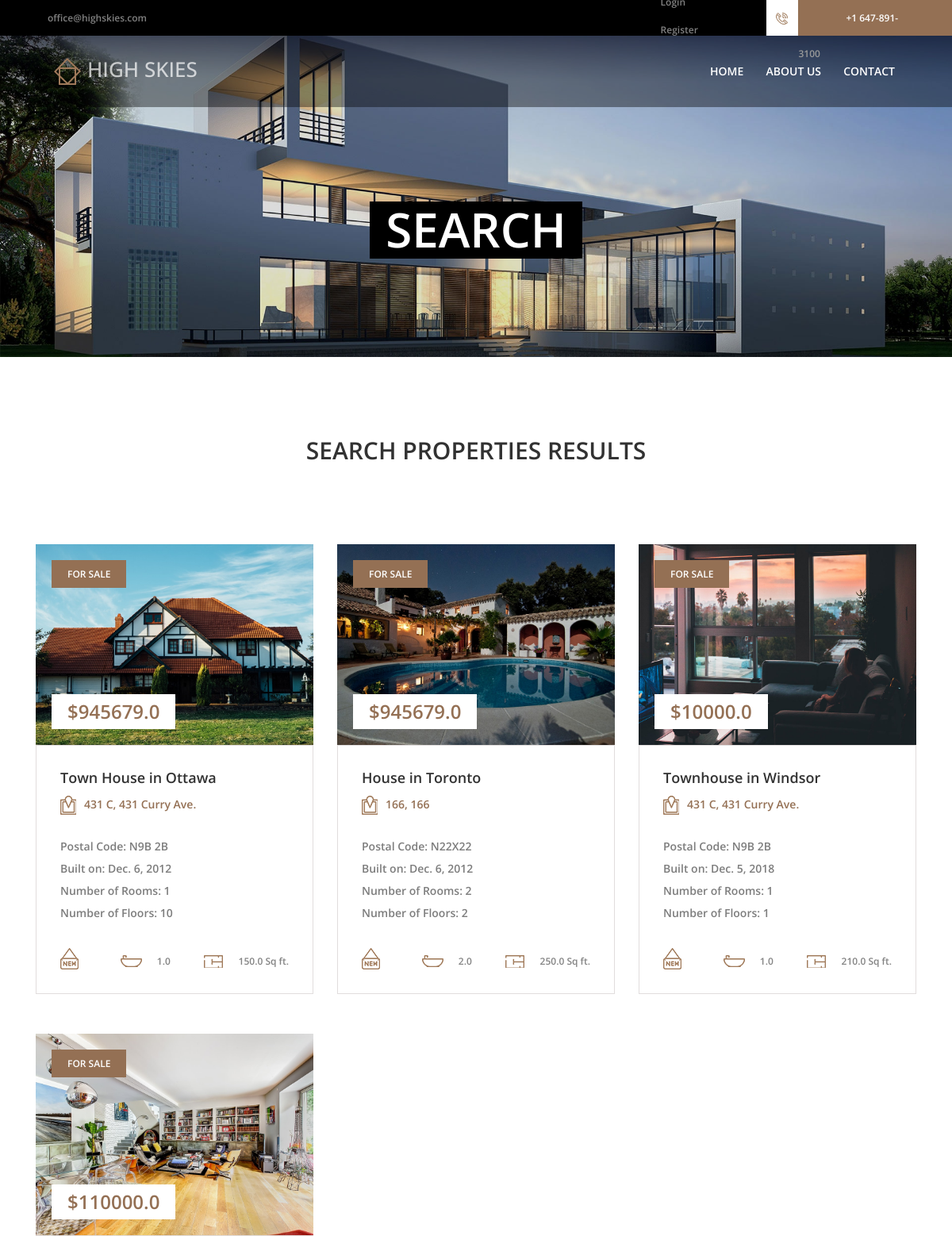
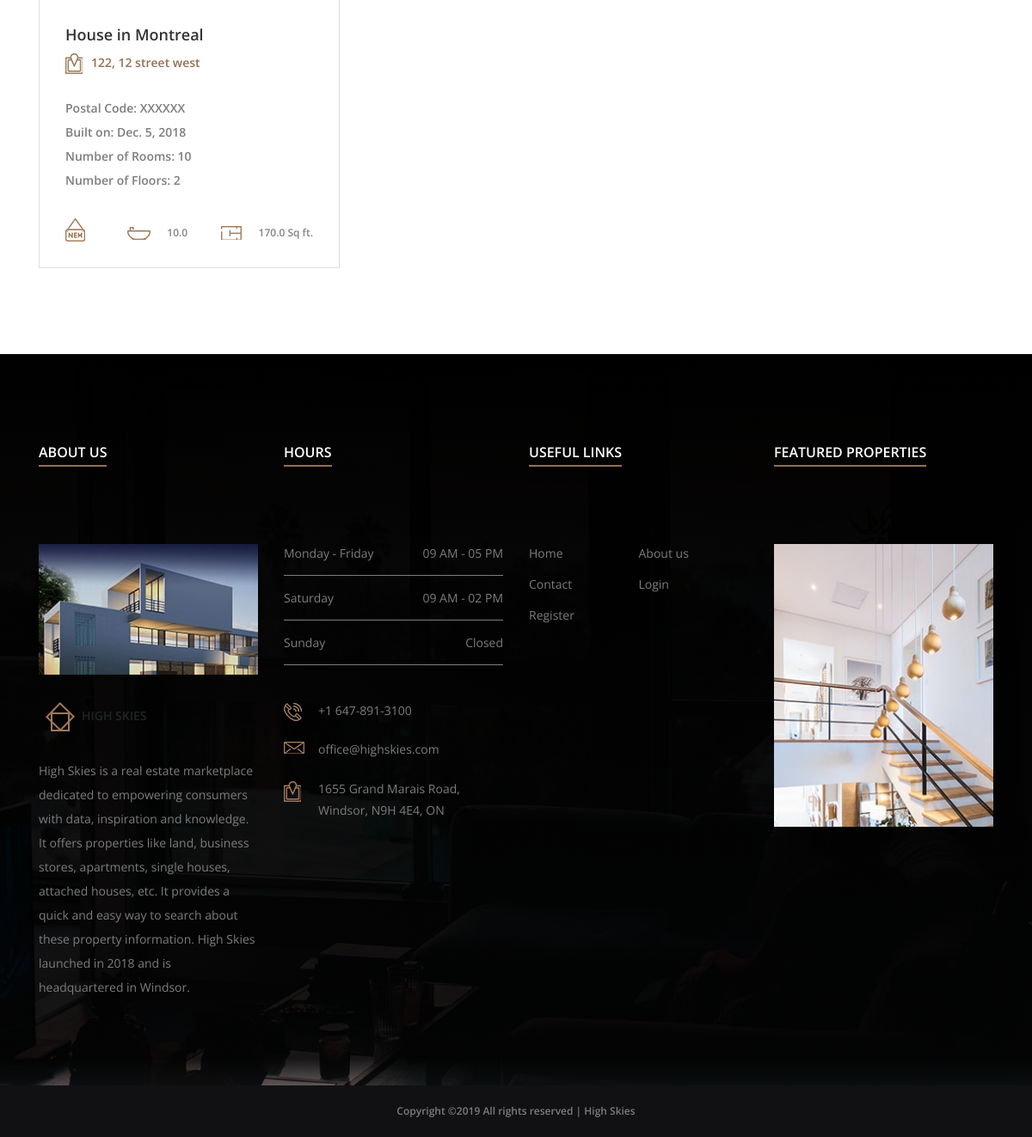
The app's page /search/ with its own data (2 pictures, top to bottom).
### eproperty/models/property.py (models this page shows, shortened)
class Property(models.Model):
    propertyTitle = models.CharField(max_length=100)
    propertyCategory = models.ForeignKey('PropertyCategory', on_delete=models.CASCADE)
    propertySector = models.ForeignKey('PropertySector', on_delete=models.CASCADE)
    propertyFacing = models.ForeignKey('PropertyFacing', on_delete=models.CASCADE)
    propertyCountry = models.ForeignKey('Country', on_delete=models.CASCADE)
    propertyProvince = models.ForeignKey('Province', on_delete=models.CASCADE)
    propertyCity = models.ForeignKey('City', on_delete=models.CASCADE)
    propertyStreet = models.CharField(max_length=50)
    propertyPostalCode = models.CharField(max_length=6)
    propertyStreetNumber = models.CharField(max_length=5)
    propertyConstructionDate = models.DateField(default=datetime.date.today)
    propertyRegistrationDate = models.DateField(default=datetime.date.today)
    propertyNumberOfHalls = models.IntegerField(default=True)
    propertyNumberOfRooms = models.IntegerField(default=True)
    propertyNumberOfBathrooms = models.FloatField(default=True)
    propertyNumberOfFloors = models.IntegerField(default=True)
    propertyTotalArea = models.FloatField(default=True)
    propertyAskingPrice = models.FloatField(default=True)
    propertySellingPrice = models.FloatField(default=True)
    user = models.ForeignKey(User, on_delete=models.CASCADE, default=DEFAULT_USER_ID)
    class Meta:
        verbose_name_plural = "Property"

### eproperty/views/propertyWebsiteViews.py (the view, shortened to what this page needs)
# urls.py: path('search/', propertyWebsiteViews.search, name='search-page'),
def search(request):
    images = PropertyImage.objects.all().values('propertyImage', 'property__propertyTitle', 'property__propertyCategory'
                                                , 'property__propertySector', 'property__propertyFacing'
                                                , 'property__propertyCountry', 'property__propertyProvince'
                                                , 'property__propertyCity', 'property__propertyStreet'
                                                , 'property__propertyPostalCode', 'property__propertyStreetNumber'
                                                , 'property__propertyConstructionDate'
                                                , 'property__propertyRegistrationDate'
                                                , 'property__propertyNumberOfHalls', 'property__propertyNumberOfRooms'
                                                , 'property__propertyNumberOfBathrooms'
                                                , 'property__propertyNumberOfFloors'
                                                , 'property__propertyTotalArea', 'property__propertyAskingPrice'
                                                , 'property__propertySellingPrice'
                                                )
    query = request.GET.get("q")
    query1 = request.GET.get("q1")
    query2 = request.GET.get("q2")
    query3 = request.GET.get("q3")
    query4 = request.GET.get("q4")
    query5 = request.GET.get("q5")
    print("Base")
    print(images.all())
    if query:
        images = images.filter(
            Q(property__propertyTitle__icontains=query)
        )
    if query4:
        images = images.filter(
            Q(property__propertySellingPrice__gte=query4)
        )
    if query5:
        images = images.filter(
            Q(property__propertySellingPrice__lte=query5)
        )
    context = {
        'images': images
    }
    return render(request, 'propertyWebsiteTemplates/search.html', context)

### templates/propertyWebsiteTemplates/search.html
{% extends "propertyWebsiteTemplates/layout.html" %}
{% block content %}
    {% load static %}
<section class="breadcumb-area bg-img" style="background-image: url({% static 'img/bg-img/hero1.jpg' %});">
        <div class="container h-100">
            <div class="row h-100 align-items-center">
                <div class="col-12">
                    <div class="breadcumb-content">
                        <h3 class="breadcumb-title">Search</h3>
                    </div>
                </div>
            </div>
        </div>
    </section>
    <section class="featured-properties-area section-padding-100-50">
        <div class="container">
            <div class="row">
                <div class="col-12">
                    <div class="section-heading wow fadeInUp">
                        <h2>Search Properties Results</h2>
                    </div>
                </div>
            </div>
            <div class="row">
                {% if images %}
                    {% for data in images %}
                        <div class="col-12 col-md-6 col-xl-4">
                            <div class="single-featured-property mb-50 wow fadeInUp" data-wow-delay="100ms">
                                <div class="property-thumb">
                                    {% if data.propertyImage != None %}
                                        <img src="../media/{{ data.propertyImage }}">
                                    {% endif %}
                                    <div class="tag">
                                        <span>For Sale</span>
                                    </div>
                                    <div class="list-price">
                                        <p>${{ data.property__propertyAskingPrice }}</p>
                                    </div>
                                </div>
                                <div class="property-content">
                                    <h5>{{ data.property__propertyTitle }}</h5>
                                    <p class="location"><img src="{% static 'img/icons/location.png' %}"
                                                             alt="">{{ data.property__propertyStreetNumber }}, {{ data.property__propertyStreet }}
                                    </p>
                                    <p>
                                        Postal Code: {{ data.property__propertyPostalCode }}<br>
                                        Built on: {{ data.property__propertyConstructionDate }}<br>
                                        Number of Rooms: {{ data.property__propertyNumberOfRooms }}<br>
                                        Number of Floors: {{ data.property__propertyNumberOfFloors }}<br>
                                    </p>
                                    <div class="property-meta-data d-flex align-items-end justify-content-between">
                                        <div class="new-tag">
                                            <img src="{% static 'img/icons/new.png' %}" alt="">
                                        </div>
                                        <div class="bathroom">
                                            <img src="{% static 'img/icons/bathtub.png' %}" alt="">
                                            <span>{{ data.property__propertyNumberOfBathrooms }}</span>
                                        </div>
                                        <div class="space">
                                            <img src="{% static 'img/icons/space.png' %}" alt="">
                                            <span>{{ data.property__propertyTotalArea }} Sq ft.</span>
                                        </div>
                                    </div>
                                </div>
                            </div>
                        </div>
                    {% endfor %}
                {% else %}
                                <div class="col-12">
                                    <div class="section-heading wow fadeInUp">
                                        <h4>No record found matching the criteria!</h4>
                                    </div>
                                </div>
                {% endif %}
            </div>
        </div>
    </section>
{% endblock %}

### static/css/style.css (style rules this page uses)
* { margin: 0; padding: 0; }
body { font-family: "Open Sans", sans-serif; }
h1, h2, h3, h4, h5, h6 { color: #323232; font-weight: 600; }
p { color: #7d7d7d; font-size: 14px; line-height: 2; font-weight: 600; }
img { height: auto; max-width: 100%; }
.mb-50 { margin-bottom: 50px; }
.bg-img { background-position: center center; background-size: cover; background-repeat: no-repeat; }
.section-padding-100-50 { padding: 100px 0 50px; }
.section-heading { position: relative; z-index: 1; text-align: center; margin-bottom: 100px; }
.section-heading h2 { font-size: 30px; text-transform: uppercase; margin-bottom: 5px; }
.single-featured-property { position: relative; z-index: 1; -webkit-transition-duration: 500ms; transition-duration: 500ms; overflow: hidden; }
.single-featured-property .property-thumb { position: relative; z-index: 1; }
.single-featured-property .property-thumb .tag span { height: 35px; padding: 0 20px; background-color: #947054; color: #ffffff; text-transform: uppercase; font-size: 12px; font-weight: 600; display: inline-block; line-height: 35px; position: absolute; top: 20px; left: 20px; z-index: 10; -webkit-transition-duration: 500ms; transition-duration: 500ms; }
.single-featured-property .property-thumb .list-price p { background-color: #ffffff; padding: 10px 20px; color: #947054; font-size: 24px; font-weight: 600; display: inline-block; position: absolute; bottom: 20px; left: 20px; z-index: 10; margin-bottom: 0; line-height: 1; -webkit-transition-duration: 500ms; transition-duration: 500ms; }
.single-featured-property .property-content { padding: 30px; border: 1px solid #e1dddd; }
.single-featured-property .property-content h5 { font-size: 18px; }
.single-featured-property .property-content p { margin-bottom: 30px; }
.single-featured-property .property-content .location { color: #947054; margin-bottom: 25px; font-size: 14px; font-weight: 600; }
.single-featured-property .property-content .location img { margin-right: 10px; display: inline-block !important; width: auto !important; }
.single-featured-property .property-content .property-meta-data span { font-size: 12px; font-weight: 600; margin-left: 5px; color: #838383; }
.single-featured-property .property-content .property-meta-data img { margin-right: 10px; display: inline-block !important; width: auto !important; }
.breadcumb-area { width: 100%; height: 450px; position: relative; z-index: 1; padding-top: 130px; text-align: center; }
.breadcumb-area .breadcumb-title { font-size: 60px; margin-bottom: 0; background-color: #000000; padding: 5px 20px 7px; line-height: 1; color: #ffffff; display: inline-block; text-transform: uppercase; }

### records on screen
Property: shows a picture, property__propertyAskingPrice "945679.0", property__propertyTitle "Town House in Ottawa", property__propertyStreetNumber "431 C", property__propertyStreet "431 Curry Ave.", property__propertyPostalCode "N9B 2B", property__propertyConstructionDate "Dec. 6, 2012", property__propertyNumberOfRooms "1", property__propertyNumberOfFloors "10", property__propertyNumberOfBathrooms "1.0", property__propertyTotalArea "150.0"
Property: shows a picture, property__propertyAskingPrice "945679.0", property__propertyTitle "House in Toronto", property__propertyStreetNumber "166", property__propertyStreet "166", property__propertyPostalCode "N22X22", property__propertyConstructionDate "Dec. 6, 2012", property__propertyNumberOfRooms "2", property__propertyNumberOfFloors "2", property__propertyNumberOfBathrooms "2.0", property__propertyTotalArea "250.0"
Property: shows a picture, property__propertyAskingPrice "10000.0", property__propertyTitle "Townhouse in Windsor", property__propertyStreetNumber "431 C", property__propertyStreet "431 Curry Ave.", property__propertyPostalCode "N9B 2B", property__propertyConstructionDate "Dec. 5, 2018", property__propertyNumberOfRooms "1", property__propertyNumberOfFloors "1", property__propertyNumberOfBathrooms "1.0", property__propertyTotalArea "210.0"
Property: shows a picture, property__propertyAskingPrice "110000.0", property__propertyTitle "House in Montreal", property__propertyStreetNumber "122", property__propertyStreet "12 street west", property__propertyPostalCode "XXXXXX", property__propertyConstructionDate "Dec. 5, 2018", property__propertyNumberOfRooms "10", property__propertyNumberOfFloors "2", property__propertyNumberOfBathrooms "10.0", property__propertyTotalArea "170.0"
